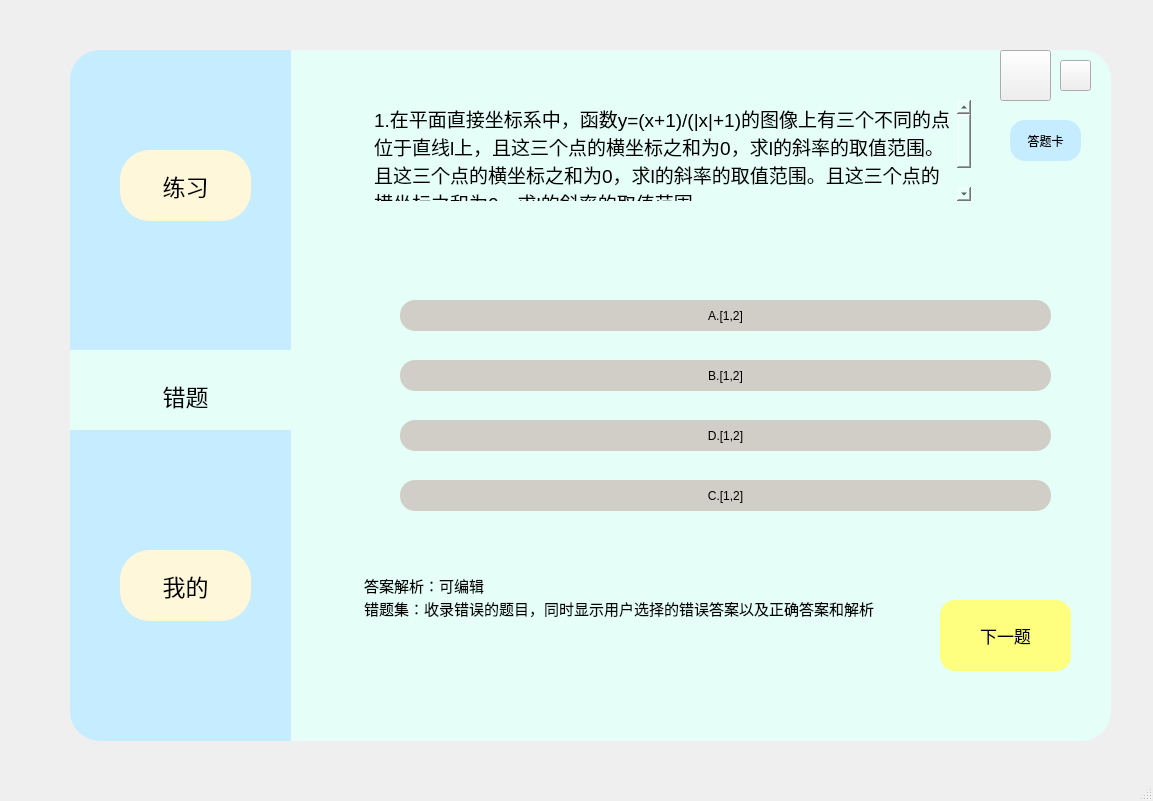
<?xml version="1.0" encoding="UTF-8"?>
<ui version="4.0">
 <class>MainWindow</class>
 <widget class="QMainWindow" name="MainWindow">
  <property name="geometry">
   <rect>
    <x>0</x>
    <y>0</y>
    <width>1153</width>
    <height>801</height>
   </rect>
  </property>
  <property name="windowTitle">
   <string>MainWindow</string>
  </property>
  <widget class="QWidget" name="centralwidget">
   <widget class="QFrame" name="frame_2">
    <property name="geometry">
     <rect>
      <x>70</x>
      <y>50</y>
      <width>221</width>
      <height>691</height>
     </rect>
    </property>
    <property name="styleSheet">
     <string notr="true">QFrame{
	background-color: rgb(198, 237, 255);
	border-top-left-radius:30px;
	border-bottom-left-radius:30px;
}</string>
    </property>
    <property name="frameShape">
     <enum>QFrame::StyledPanel</enum>
    </property>
    <property name="frameShadow">
     <enum>QFrame::Raised</enum>
    </property>
    <widget class="QPushButton" name="Bt_exercise">
     <property name="geometry">
      <rect>
       <x>50</x>
       <y>100</y>
       <width>131</width>
       <height>71</height>
      </rect>
     </property>
     <property name="font">
      <font>
       <pointsize>17</pointsize>
       <weight>50</weight>
       <bold>false</bold>
      </font>
     </property>
     <property name="styleSheet">
      <string notr="true">QPushButton{
	background-color: rgb(255, 247, 217);
	color: rgb(0, 0, 0);
	border-radius:30px

}
QPushButton:pressed{
	padding-left:5px;
	padding-top:5px;
}</string>
     </property>
     <property name="text">
      <string>练习</string>
     </property>
    </widget>
    <widget class="QPushButton" name="Bt_mine">
     <property name="geometry">
      <rect>
       <x>50</x>
       <y>500</y>
       <width>131</width>
       <height>71</height>
      </rect>
     </property>
     <property name="font">
      <font>
       <pointsize>17</pointsize>
      </font>
     </property>
     <property name="styleSheet">
      <string notr="true">QPushButton{
	background-color: rgb(255, 247, 217);
	border-radius:30px

}
QPushButton:pressed{
	padding-left:5px;
	padding-top:5px;
}</string>
     </property>
     <property name="text">
      <string>我的</string>
     </property>
    </widget>
    <widget class="QFrame" name="frame_3">
     <property name="geometry">
      <rect>
       <x>0</x>
       <y>300</y>
       <width>221</width>
       <height>80</height>
      </rect>
     </property>
     <property name="styleSheet">
      <string notr="true">background-color: rgb(229, 255, 248);
border-radius:0px
</string>
     </property>
     <property name="frameShape">
      <enum>QFrame::StyledPanel</enum>
     </property>
     <property name="frameShadow">
      <enum>QFrame::Raised</enum>
     </property>
     <widget class="QPushButton" name="Bt_wrong">
      <property name="geometry">
       <rect>
        <x>50</x>
        <y>10</y>
        <width>131</width>
        <height>71</height>
       </rect>
      </property>
      <property name="font">
       <font>
        <pointsize>17</pointsize>
        <underline>false</underline>
        <strikeout>false</strikeout>
       </font>
      </property>
      <property name="styleSheet">
       <string notr="true">QPushButton{	
background-color: rgb(229, 255, 248);
	border-radius:30px
}
QPushButton:pressed{
	padding-left:5px;
	padding-top:5px;
}</string>
      </property>
      <property name="text">
       <string>错题</string>
      </property>
     </widget>
    </widget>
   </widget>
   <widget class="QTextBrowser" name="test_wrong">
    <property name="geometry">
     <rect>
      <x>370</x>
      <y>100</y>
      <width>601</width>
      <height>101</height>
     </rect>
    </property>
    <property name="font">
     <font>
      <pointsize>15</pointsize>
     </font>
    </property>
    <property name="styleSheet">
     <string notr="true">background-color: rgb(229, 255, 248);
</string>
    </property>
    <property name="frameShape">
     <enum>QFrame::NoFrame</enum>
    </property>
    <property name="html">
     <string>&lt;!DOCTYPE HTML PUBLIC &quot;-//W3C//DTD HTML 4.0//EN&quot; &quot;http://www.w3.org/TR/REC-html40/strict.dtd&quot;&gt;
&lt;html&gt;&lt;head&gt;&lt;meta name=&quot;qrichtext&quot; content=&quot;1&quot; /&gt;&lt;style type=&quot;text/css&quot;&gt;
p, li { white-space: pre-wrap; }
&lt;/style&gt;&lt;/head&gt;&lt;body style=&quot; font-family:'SimSun'; font-size:15pt; font-weight:400; font-style:normal;&quot;&gt;
&lt;p style=&quot; margin-top:0px; margin-bottom:0px; margin-left:0px; margin-right:0px; -qt-block-indent:0; text-indent:0px;&quot;&gt;&lt;span style=&quot; font-size:14pt;&quot;&gt;1.在平面直接坐标系中，函数y=(x+1)/(|x|+1)的图像上有三个不同的点位于直线l上，且这三个点的横坐标之和为0，求l的斜率的取值范围。且这三个点的横坐标之和为0，求l的斜率的取值范围。且这三个点的横坐标之和为0，求l的斜率的取值范围。&lt;/span&gt;&lt;/p&gt;
&lt;p style=&quot;-qt-paragraph-type:empty; margin-top:0px; margin-bottom:0px; margin-left:0px; margin-right:0px; -qt-block-indent:0; text-indent:0px; font-size:9pt;&quot;&gt;&lt;br /&gt;&lt;/p&gt;&lt;/body&gt;&lt;/html&gt;</string>
    </property>
   </widget>
   <widget class="QPushButton" name="Bt_A">
    <property name="geometry">
     <rect>
      <x>400</x>
      <y>300</y>
      <width>651</width>
      <height>31</height>
     </rect>
    </property>
    <property name="styleSheet">
     <string notr="true">QPushButton{
background-color: rgb(208, 206, 199);
border-radius:15px
}

QPushButton:pressed{
	padding-left:5px;
	padding-top:5px;
}
</string>
    </property>
    <property name="text">
     <string>A.[1,2]</string>
    </property>
   </widget>
   <widget class="QPushButton" name="Bt_B">
    <property name="geometry">
     <rect>
      <x>400</x>
      <y>360</y>
      <width>651</width>
      <height>31</height>
     </rect>
    </property>
    <property name="styleSheet">
     <string notr="true">QPushButton{
border-radius:15px;
background-color: rgb(208, 206, 199);
}
QPushButton:pressed{
	padding-left:5px;
	padding-top:5px;
}</string>
    </property>
    <property name="text">
     <string>B.[1,2]</string>
    </property>
   </widget>
   <widget class="QPushButton" name="Bt_C">
    <property name="geometry">
     <rect>
      <x>400</x>
      <y>480</y>
      <width>651</width>
      <height>31</height>
     </rect>
    </property>
    <property name="styleSheet">
     <string notr="true">QPushButton{
border-radius:15px;
background-color: rgb(208, 206, 199);
}
QPushButton:pressed{
	padding-left:5px;
	padding-top:5px;
}</string>
    </property>
    <property name="text">
     <string>C.[1,2]</string>
    </property>
   </widget>
   <widget class="QPushButton" name="Bt_D">
    <property name="geometry">
     <rect>
      <x>400</x>
      <y>420</y>
      <width>651</width>
      <height>31</height>
     </rect>
    </property>
    <property name="styleSheet">
     <string notr="true">QPushButton{
background-color: rgb(208, 206, 199);
border-radius:15px;
}

QPushButton:pressed{
	padding-left:5px;
	padding-top:5px;
}</string>
    </property>
    <property name="text">
     <string>D.[1,2]</string>
    </property>
   </widget>
   <widget class="QTextBrowser" name="text_wronganalyse">
    <property name="geometry">
     <rect>
      <x>360</x>
      <y>570</y>
      <width>531</width>
      <height>151</height>
     </rect>
    </property>
    <property name="styleSheet">
     <string notr="true">background-color: rgb(229, 255, 248);</string>
    </property>
    <property name="frameShape">
     <enum>QFrame::NoFrame</enum>
    </property>
    <property name="html">
     <string>&lt;!DOCTYPE HTML PUBLIC &quot;-//W3C//DTD HTML 4.0//EN&quot; &quot;http://www.w3.org/TR/REC-html40/strict.dtd&quot;&gt;
&lt;html&gt;&lt;head&gt;&lt;meta name=&quot;qrichtext&quot; content=&quot;1&quot; /&gt;&lt;style type=&quot;text/css&quot;&gt;
p, li { white-space: pre-wrap; }
&lt;/style&gt;&lt;/head&gt;&lt;body style=&quot; font-family:'SimSun'; font-size:9pt; font-weight:400; font-style:normal;&quot;&gt;
&lt;p style=&quot; margin-top:0px; margin-bottom:0px; margin-left:0px; margin-right:0px; -qt-block-indent:0; text-indent:0px;&quot;&gt;&lt;span style=&quot; font-size:11pt;&quot;&gt;答案解析：可编辑&lt;/span&gt;&lt;/p&gt;
&lt;p style=&quot; margin-top:0px; margin-bottom:0px; margin-left:0px; margin-right:0px; -qt-block-indent:0; text-indent:0px;&quot;&gt;&lt;span style=&quot; font-size:11pt;&quot;&gt;错题集：收录错误的题目，同时显示用户选择的错误答案以及正确答案和解析&lt;/span&gt;&lt;/p&gt;&lt;/body&gt;&lt;/html&gt;</string>
    </property>
   </widget>
   <widget class="QPushButton" name="Bt_next">
    <property name="geometry">
     <rect>
      <x>940</x>
      <y>600</y>
      <width>131</width>
      <height>71</height>
     </rect>
    </property>
    <property name="font">
     <font>
      <pointsize>13</pointsize>
     </font>
    </property>
    <property name="styleSheet">
     <string notr="true">QPushButton{
	background-color: rgb(255, 255, 127);
	border-radius:15px

}
QPushButton:pressed{
	padding-left:5px;
	padding-top:5px;
}</string>
    </property>
    <property name="text">
     <string>下一题</string>
    </property>
   </widget>
   <widget class="QLabel" name="label_drag">
    <property name="geometry">
     <rect>
      <x>290</x>
      <y>50</y>
      <width>821</width>
      <height>691</height>
     </rect>
    </property>
    <property name="styleSheet">
     <string notr="true">QFrame{
	background-color: rgb(229, 255, 248);
	border-top-right-radius:30px;
	border-bottom-right-radius:30px;

}</string>
    </property>
    <property name="text">
     <string/>
    </property>
   </widget>
   <widget class="QPushButton" name="pushButton">
    <property name="geometry">
     <rect>
      <x>1000</x>
      <y>50</y>
      <width>51</width>
      <height>51</height>
     </rect>
    </property>
    <property name="styleSheet">
     <string notr="true">border-image: url(:/新前缀/最小化.png);</string>
    </property>
    <property name="text">
     <string/>
    </property>
   </widget>
   <widget class="QPushButton" name="pushButton_2">
    <property name="geometry">
     <rect>
      <x>1060</x>
      <y>60</y>
      <width>31</width>
      <height>31</height>
     </rect>
    </property>
    <property name="styleSheet">
     <string notr="true">border-image: url(:/新前缀/关闭窗口.png);</string>
    </property>
    <property name="text">
     <string/>
    </property>
   </widget>
   <widget class="QLabel" name="label">
    <property name="geometry">
     <rect>
      <x>360</x>
      <y>300</y>
      <width>31</width>
      <height>31</height>
     </rect>
    </property>
    <property name="styleSheet">
     <string notr="true">border-image: url(:/新前缀/对勾-解除.png);</string>
    </property>
    <property name="text">
     <string/>
    </property>
   </widget>
   <widget class="QLabel" name="label_2">
    <property name="geometry">
     <rect>
      <x>360</x>
      <y>410</y>
      <width>41</width>
      <height>41</height>
     </rect>
    </property>
    <property name="styleSheet">
     <string notr="true">border-image: url(:/新前缀/错误.png);</string>
    </property>
    <property name="text">
     <string/>
    </property>
   </widget>
   <widget class="QPushButton" name="Bt_view">
    <property name="geometry">
     <rect>
      <x>1010</x>
      <y>120</y>
      <width>71</width>
      <height>41</height>
     </rect>
    </property>
    <property name="contextMenuPolicy">
     <enum>Qt::PreventContextMenu</enum>
    </property>
    <property name="styleSheet">
     <string notr="true">QPushButton{
	border-radius:15px;
	background-color: rgb(198, 237, 255);
}

QPushButton:pressed{
	padding-left:5px;
	padding-top:5px;
}

</string>
    </property>
    <property name="text">
     <string>答题卡</string>
    </property>
   </widget>
   <zorder>label_drag</zorder>
   <zorder>frame_2</zorder>
   <zorder>test_wrong</zorder>
   <zorder>Bt_A</zorder>
   <zorder>Bt_B</zorder>
   <zorder>Bt_C</zorder>
   <zorder>Bt_D</zorder>
   <zorder>text_wronganalyse</zorder>
   <zorder>Bt_next</zorder>
   <zorder>pushButton</zorder>
   <zorder>pushButton_2</zorder>
   <zorder>label</zorder>
   <zorder>label_2</zorder>
   <zorder>Bt_view</zorder>
  </widget>
  <widget class="QStatusBar" name="statusbar"/>
 </widget>
 <resources>
  <include location="Resources.qrc"/>
 </resources>
 <connections>
  <connection>
   <sender>pushButton_2</sender>
   <signal>clicked()</signal>
   <receiver>MainWindow</receiver>
   <slot>close()</slot>
   <hints>
    <hint type="sourcelabel">
     <x>1079</x>
     <y>70</y>
    </hint>
    <hint type="destinationlabel">
     <x>1130</x>
     <y>99</y>
    </hint>
   </hints>
  </connection>
  <connection>
   <sender>pushButton</sender>
   <signal>clicked()</signal>
   <receiver>MainWindow</receiver>
   <slot>showMinimized()</slot>
   <hints>
    <hint type="sourcelabel">
     <x>1021</x>
     <y>79</y>
    </hint>
    <hint type="destinationlabel">
     <x>1029</x>
     <y>25</y>
    </hint>
   </hints>
  </connection>
 </connections>
</ui>
